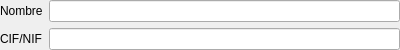
<?xml version="1.0" encoding="UTF-8"?>
<ui version="4.0">
 <class>Form</class>
 <widget class="QWidget" name="Form">
  <property name="geometry">
   <rect>
    <x>0</x>
    <y>0</y>
    <width>400</width>
    <height>46</height>
   </rect>
  </property>
  <property name="windowTitle">
   <string>Form</string>
  </property>
  <layout class="QGridLayout" name="gridLayout">
   <property name="margin">
    <number>0</number>
   </property>
   <item row="0" column="0">
    <widget class="QLabel" name="label">
     <property name="text">
      <string>Nombre</string>
     </property>
    </widget>
   </item>
   <item row="0" column="1">
    <widget class="DBLineEdit" name="db_nombre">
     <property name="fieldName">
      <string>nombre</string>
     </property>
     <property name="dataEditable">
      <bool>true</bool>
     </property>
    </widget>
   </item>
   <item row="1" column="0">
    <widget class="QLabel" name="label_2">
     <property name="text">
      <string>CIF/NIF</string>
     </property>
    </widget>
   </item>
   <item row="1" column="1">
    <widget class="DBLineEdit" name="db_cifnif">
     <property name="fieldName">
      <string>cifnif</string>
     </property>
     <property name="dataEditable">
      <bool>true</bool>
     </property>
    </widget>
   </item>
  </layout>
 </widget>
 <customwidgets>
  <customwidget>
   <class>DBLineEdit</class>
   <extends>QLineEdit</extends>
   <header>widgets/dblineedit.h</header>
  </customwidget>
 </customwidgets>
 <resources/>
 <connections/>
</ui>
